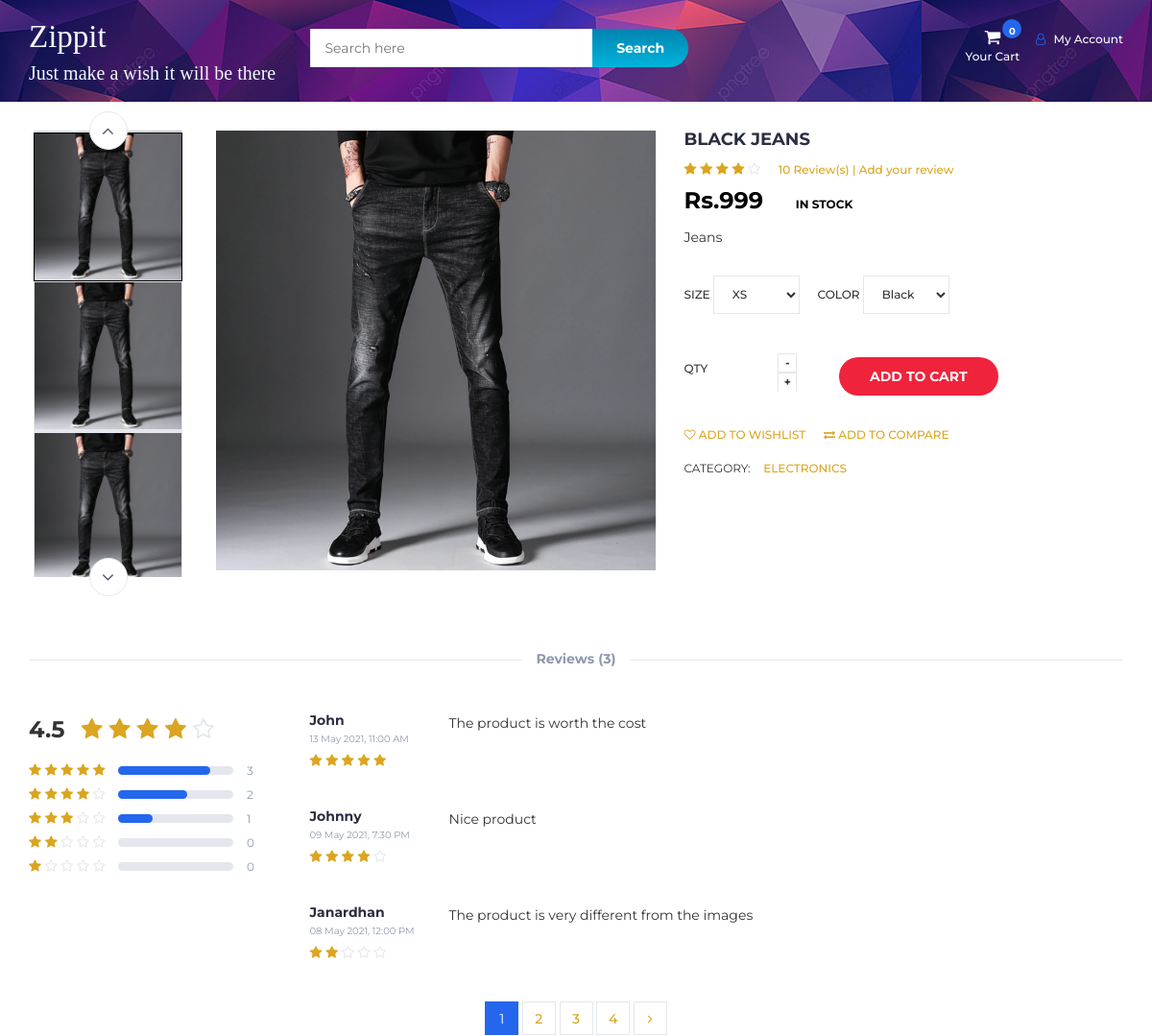
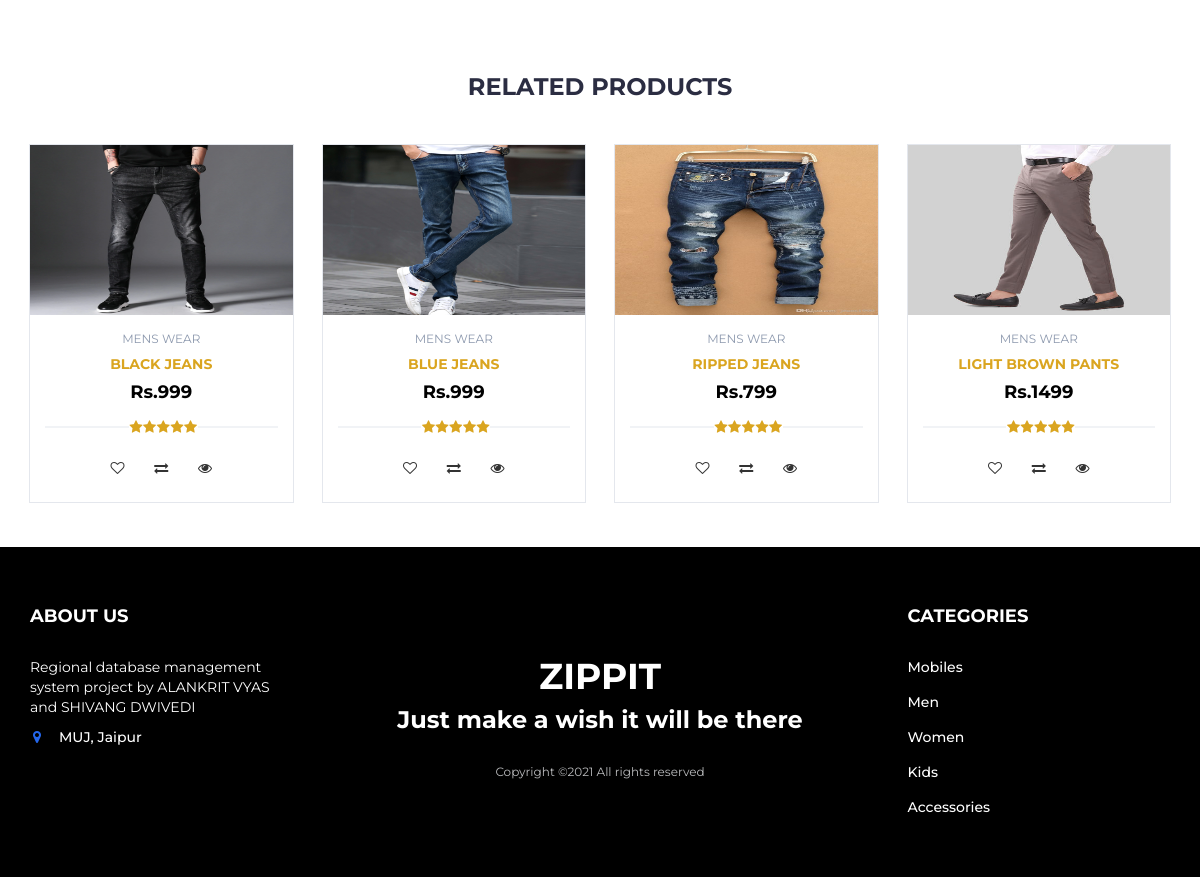
The page /product.php?p=63 on the database its author committed (2 pictures, top to bottom).
### tables this page shows
CREATE TABLE `products` (
  `product_id` int(100) NOT NULL,
  `product_cat` int(100) NOT NULL,
  `product_brand` int(100) NOT NULL,
  `product_title` varchar(255) NOT NULL,
  `product_price` int(100) NOT NULL,
  `product_desc` text NOT NULL,
  `product_image` text NOT NULL,
  `product_keywords` text NOT NULL
);

CREATE TABLE `categories` (
  `cat_id` int(100) NOT NULL,
  `cat_title` text NOT NULL
);

### product.php (the view, shortened to what this page needs)
<?php
include "header.php";
?>
		<div class="section main ">
			<div class="container">
				<div class="row">
					<?php
								include 'db.php';
								$product_id = $_GET['p'];
								$sql = " SELECT * FROM products WHERE product_id = $product_id";
								$result = mysqli_query($con, $sql);
								if (mysqli_num_rows($result) > 0)
								{
									while($row = mysqli_fetch_assoc($result))
									{
									echo '
                                <div class="col-md-5 col-md-push-2">
                                <div id="product-main-img">
                                    <div class="product-preview">
                                        <img src="product_images/'.$row['product_image'].'" alt="">
                                    </div>
                                    <div class="product-preview">
                                        <img src="product_images/'.$row['product_image'].'" alt="">
                                    </div>
                                    <div class="product-preview">
                                        <img src="product_images/'.$row['product_image'].'" alt="">
                                    </div>
                                    <div class="product-preview">
                                        <img src="product_images/'.$row['product_image'].'" alt="">
                                    </div>
                                </div>
                            </div>
                                <div class="col-md-2  col-md-pull-5">
                                <div id="product-imgs">
                                    <div class="product-preview">
                                        <img src="product_images/'.$row['product_image'].'" alt="">
                                    </div>
                                    <div class="product-preview">
                                        <img src="product_images/'.$row['product_image'].'" alt="">
                                    </div>
                                    <div class="product-preview">
                                        <img src="product_images/'.$row['product_image'].'g" alt="">
                                    </div>
                                    <div class="product-preview">
                                        <img src="product_images/'.$row['product_image'].'" alt="">
                                    </div>
                                </div>
                            </div>
									';
									?>
									<?php
									echo '
                    <div class="col-md-5">
						<div class="product-details">
							<h2 class="product-name">'.$row['product_title'].'</h2>
							<div>
								<div class="product-rating">
									<i class="fa fa-star"></i>
									<i class="fa fa-star"></i>
									<i class="fa fa-star"></i>
									<i class="fa fa-star"></i>
									<i class="fa fa-star-o"></i>
								</div>
								<a class="review-link" href="#review-form">10 Review(s) | Add your review</a>
							</div>
							<div>
								<h3 class="product-price">Rs.'.$row['product_price'].'</h3>
								<span class="product-available">In Stock</span>
							</div>
							<p>'.$row['product_desc'].'</p>
							<div class="product-options">
								<label>
									Size
									<select class="input-select">
										<option value="0">XS</option>
									</select>
								</label>
								<label>
									Color
									<select class="input-select">
										<option value="0">Black</option>
									</select>
								</label>
							</div>
							<div class="add-to-cart">
								<div class="qty-label">
									Qty
									<div class="input-number">
										<span class="qty-up">+</span>
										<span class="qty-down">-</span>
									</div>
								</div>
								<div class="btn-group" style="margin-left: 25px; margin-top: 15px">
								<button class="add-to-cart-btn" pid="'.$row['product_id'].'"  id="product" ><i class="fa fa-shopping-cart"></i> add to cart</button>
                                </div>
							</div>
							<ul class="product-btns">
								<li><a href="#"><i class="fa fa-heart-o"></i> add to wishlist</a></li>
								<li><a href="#"><i class="fa fa-exchange"></i> add to compare</a></li>
							</ul>
							<ul class="product-links">
								<li>Category:</li>
								<li><a href="#">Electronics</a></li>
							</ul>
						</div>
					</div>
					<div class="col-md-12">
						<div id="product-tab">
							<ul class="tab-nav">
								<li><a data-toggle="tab" href="#tab3">Reviews (3)</a></li>
							</ul>
							<div class="tab-content">
								<div id="tab3" class=" fade in">
									<div class="row">
										<div class="col-md-3">
											<div id="rating">
												<div class="rating-avg">
													<span>4.5</span>
													<div class="rating-stars">
														<i class="fa fa-star"></i>
														<i class="fa fa-star"></i>
														<i class="fa fa-star"></i>
														<i class="fa fa-star"></i>
														<i class="fa fa-star-o"></i>
													</div>
												</div>
												<ul class="rating">
													<li>
														<div class="rating-stars">
															<i class="fa fa-star"></i>
															<i class="fa fa-star"></i>
															<i class="fa fa-star"></i>
															<i class="fa fa-star"></i>
															<i class="fa fa-star"></i>
														</div>
														<div class="rating-progress">
															<div style="width: 80%;"></div>
														</div>
														<span class="sum">3</span>
													</li>
													<li>
														<div class="rating-stars">
															<i class="fa fa-star"></i>
															<i class="fa fa-star"></i>
															<i class="fa fa-star"></i>
															<i class="fa fa-star"></i>
															<i class="fa fa-star-o"></i>
														</div>
														<div class="rating-progress">
															<div style="width: 60%;"></div>
														</div>
														<span class="sum">2</span>
													</li>
													<li>
														<div class="rating-stars">
															<i class="fa fa-star"></i>
															<i class="fa fa-star"></i>
															<i class="fa fa-star"></i>
															<i class="fa fa-star-o"></i>
															<i class="fa fa-star-o"></i>
														</div>
														<div class="rating-progress">
														<div style="width: 30%;"></div>
														</div>
														<span class="sum">1</span>
													</li>
													<li>
														<div class="rating-stars">
															<i class="fa fa-star"></i>
															<i class="fa fa-star"></i>
															<i class="fa fa-star-o"></i>
															<i class="fa fa-star-o"></i>
															<i class="fa fa-star-o"></i>
														</div>
														<div class="rating-progress">
														</div>
														<span class="sum">0</span>
													</li>
													<li>
														<div class="rating-stars">
															<i class="fa fa-star"></i>
															<i class="fa fa-star-o"></i>
															<i class="fa fa-star-o"></i>
															<i class="fa fa-star-o"></i>
															<i class="fa fa-star-o"></i>
														</div>
														<div class="rating-progress">
														</div>
														<span class="sum">0</span>
													</li>
												</ul>
											</div>
										</div>
										<div class="col-md-6">
											<div id="reviews">
												<ul class="reviews">
													<li>
														<div class="review-heading">
															<h5 class="name">John</h5>
															<p class="date">13 May 2021, 11:00 AM</p>
															<div class="review-rating">
																<i class="fa fa-star"></i>
																<i class="fa fa-star"></i>
																<i class="fa fa-star"></i>
																<i class="fa fa-star"></i>
																<i class="fa fa-star"></i>
															</div>
														</div>
														<div class="review-body">
															<p>The product is worth the cost</p>
														</div>
													</li>
													<li>
														<div class="review-heading">
															<h5 class="name">Johnny</h5>
															<p class="date">09 May 2021, 7:30 PM</p>
															<div class="review-rating">
																<i class="fa fa-star"></i>
																<i class="fa fa-star"></i>
																<i class="fa fa-star"></i>
																<i class="fa fa-star"></i>
																<i class="fa fa-star-o empty"></i>
															</div>
														</div>
														<div class="review-body">
															<p>Nice product</p>
														</div>
													</li>
													<li>
														<div class="review-heading">
															<h5 class="name">Janardhan</h5>
															<p class="date">08 May 2021, 12:00 PM</p>
															<div class="review-rating">
																<i class="fa fa-star"></i>
																<i class="fa fa-star"></i>
																<i class="fa fa-star-o empty"></i>
																<i class="fa fa-star-o empty"></i>
																<i class="fa fa-star-o empty"></i>
															</div>
														</div>
														<div class="review-body">
															<p>The product is very different from the images</p>
														</div>
													</li>
												</ul>
												<ul class="reviews-pagination">
													<li class="active">1</li>
													<li><a href="#">2</a></li>
													<li><a href="#">3</a></li>
													<li><a href="#">4</a></li>
													<li><a href="#"><i class="fa fa-angle-right"></i></a></li>
												</ul>
											</div>
										</div>
									</div>
								</div>
							</div>
						</div>
					</div>
				</div>
			</div>
		</div>
		<div class="section main ">
			<div class="container">
				<div class="row">
					<div class="col-md-12">
						<div class="section-title text-center">
							<h3 class="title">Related Products</h3>
						</div>
					</div>
                    ';
									}
								}
								?>
								<?php
                    include 'db.php';
								$product_id = $_GET['p'];
					$product_query = "SELECT * FROM products,categories WHERE product_cat=cat_id AND product_id BETWEEN $product_id AND $product_id+3";
                $run_query = mysqli_query($con,$product_query);
                if(mysqli_num_rows($run_query) > 0){
                    while($row = mysqli_fetch_array($run_query)){
                        $pro_id    = $row['product_id'];
                        $pro_title = $row['product_title'];
                        $pro_price = $row['product_price'];
                        $pro_image = $row['product_image'];
                        $cat_name = $row["cat_title"];
                        echo "
                                <div class='col-md-3 col-xs-6'>
								<a href='product.php?p=$pro_id'><div class='product'>
									<div class='product-img'>
										<img src='product_images/$pro_image' style='max-height: 170px;' alt=''>
									</div></a>
									<div class='product-body'>
										<p class='product-category'>$cat_name</p>
										<h3 class='product-name header-cart-item-name'><a href='product.php?p=$pro_id'>$pro_title</a></h3>
										<h4 class='product-price header-cart-item-info'>Rs.$pro_price</h4>
										<div class='product-rating'>
											<i class='fa fa-star'></i>
											<i class='fa fa-star'></i>
											<i class='fa fa-star'></i>
											<i class='fa fa-star'></i>
											<i class='fa fa-star'></i>
										</div>
										<div class='product-btns'>
											<button class='add-to-wishlist'><i class='fa fa-heart-o'></i><span class='tooltipp'>add to wishlist</span></button>
											<button class='add-to-compare'><i class='fa fa-exchange'></i><span class='tooltipp'>add to compare</span></button>
											<button class='quick-view'><i class='fa fa-eye'></i><span class='tooltipp'>quick view</span></button>
										</div>
									</div>
									<div class='add-to-cart'>
										<button pid='$pro_id' id='product' class='add-to-cart-btn block2-btn-towishlist' href='#'><i class='fa fa-shopping-cart'></i> add to cart</button>
									</div>
								</div>
                                </div>
			";
		}
}
?>
<?php
include "footer.php";
?>

### rows shown on the page
products: product_image (picture), product_title "BLACK JEANS", product_price "999", product_desc "Jeans", categories.cat_title "MENS WEAR"
products: product_image (picture), categories.cat_title "MENS WEAR", product_title "BLUE JEANS", product_price "999"
products: product_image (picture), categories.cat_title "MENS WEAR", product_title "RIPPED JEANS", product_price "799"
products: product_image (picture), categories.cat_title "MENS WEAR", product_title "LIGHT BROWN PANTS", product_price "1499"
